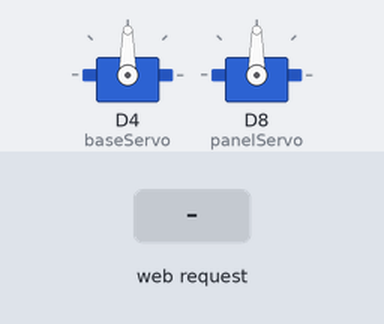
This sketch was run on a simulated ESP8266 (NodeMCU). Parts: 2 × servo. The test bench sets the inputs (shaded band). WiFi joins after 1.5 s; servers stay silent unless stated; what the sketch prints to the serial monitor is not drawn.

Above: at 2.7 s.
2.8 s: HTTP request GET /baseServo?angle= received
At 3.7 s:
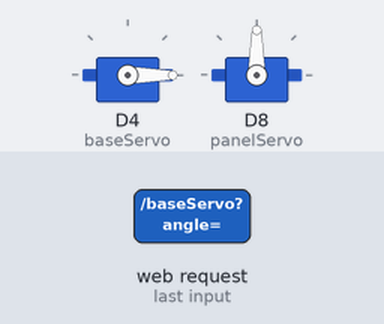
4.3 s: HTTP request GET /panelServo?angle= received
At 4.8 s:
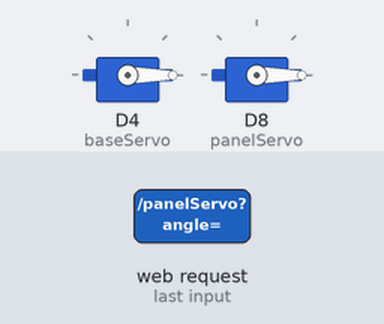
Timing chart, 0 to 7.3 s (numbered marks = the images above; inputs shaded):
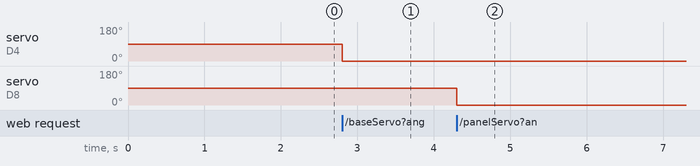

The sketch:

espcode.ino
```cpp
#include <ESP8266WiFi.h>
#include <Servo.h>

// WiFi credentials
const char* ssid = "Moto";
const char* password = "anas@1234";

// Servo setup
Servo baseServo;
Servo panelServo;
int baseServoPosition = 90;  // Initial position of the base servo (middle of 0-180)
int panelServoPosition = 90;  // Initial position of the panel servo (middle of 0-180)

// WiFi server setup
WiFiServer server(80);

void setup() {
  Serial.begin(115200); // Start Serial monitor

  baseServo.attach(D4);  // Attach base servo to GPIO pin D4
  panelServo.attach(D8); // Attach panel servo to GPIO pin D8

  baseServo.write(baseServoPosition);  // Set initial base servo position
  panelServo.write(panelServoPosition); // Set initial panel servo position

  // WiFi setup
  WiFi.begin(ssid, password);
  while (WiFi.status() != WL_CONNECTED) {
    delay(500);
    Serial.print(".");
  }
  Serial.println("\nConnected to WiFi");
  server.begin();  // Start WiFi server
}

void loop() {
  WiFiClient client = server.available();
  if (!client) return;  // If no client connected, return

  while (!client.available()) delay(1);  // Wait for the client to send a request
  String request = client.readStringUntil('\r');
  client.flush();  // Clear the buffer

  // Handle the servo control for the base
  if (request.indexOf("/baseServo?angle=") != -1) {
    int angle = request.substring(request.indexOf('=') + 1).toInt();
    angle = constrain(angle, 0, 180);  // Ensure the angle is within the valid range for the base servo
    baseServo.write(angle);  // Set the base servo position
    baseServoPosition = angle;  // Store the last position
  }

  // Handle the servo control for the panel
  if (request.indexOf("/panelServo?angle=") != -1) {
    int angle = request.substring(request.indexOf('=') + 1).toInt();
    angle = constrain(angle, 0, 180);  // Ensure the angle is within the valid range for the panel servo
    panelServo.write(angle);  // Set the panel servo position
    panelServoPosition = angle;  // Store the last position
  }

  // Handle the base stepper-like movement (simulate with servo)
  if (request.indexOf("/startBaseRotation?dir=1") != -1) {
    baseServoPosition += 15;  // Rotate base clockwise
    if (baseServoPosition > 180) baseServoPosition = 180;  // Ensure the angle stays within the range
    baseServo.write(baseServoPosition);
  }

  if (request.indexOf("/startBaseRotation?dir=-1") != -1) {
    baseServoPosition -= 15;  // Rotate base counter-clockwise
    if (baseServoPosition < 0) baseServoPosition = 0;  // Ensure the angle stays within the range
    baseServo.write(baseServoPosition);
  }

  if (request.indexOf("/stopBaseRotation") != -1) {
    // Stop the rotation (halt any further movement)
    baseServo.write(baseServoPosition);  // Keep it at the last position
  }

  // Respond to the client with a simple OK message
  client.println("HTTP/1.1 200 OK");
  client.println("Content-Type: text/html");
  client.println("Connection: close");
  client.println();
  client.println("OK");

  delay(15);  // Small delay for the servos to reach their position
}
```

Measured:
- after the input at 2.8 s, servo on D4 (baseServo): 90° → 0° at once
- after the input at 4.3 s, servo on D8 (panelServo): 90° → 0° at once
